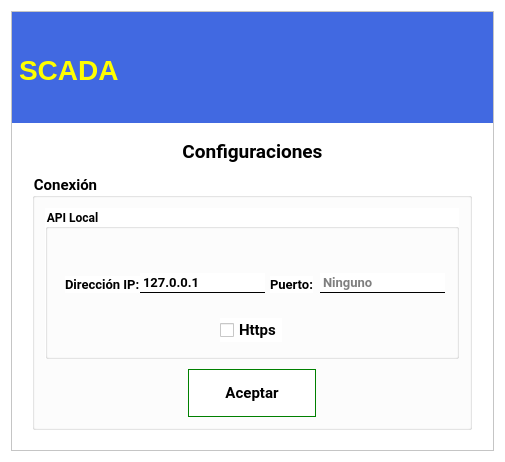
<?xml version="1.0" encoding="UTF-8"?>
<ui version="4.0">
 <class>APIModal</class>
 <widget class="QWidget" name="APIModal">
  <property name="windowModality">
   <enum>Qt::WindowModal</enum>
  </property>
  <property name="geometry">
   <rect>
    <x>0</x>
    <y>0</y>
    <width>505</width>
    <height>462</height>
   </rect>
  </property>
  <property name="sizePolicy">
   <sizepolicy hsizetype="Preferred" vsizetype="Maximum">
    <horstretch>0</horstretch>
    <verstretch>0</verstretch>
   </sizepolicy>
  </property>
  <property name="minimumSize">
   <size>
    <width>0</width>
    <height>0</height>
   </size>
  </property>
  <property name="font">
   <font>
    <family>Noto Serif</family>
    <pointsize>11</pointsize>
    <weight>75</weight>
    <bold>true</bold>
   </font>
  </property>
  <property name="contextMenuPolicy">
   <enum>Qt::NoContextMenu</enum>
  </property>
  <property name="windowTitle">
   <string>Sistema SCADA</string>
  </property>
  <property name="windowIcon">
   <iconset>
    <normaloff>../../../../../.designer/if_16_1751363.ico</normaloff>../../../../../.designer/if_16_1751363.ico</iconset>
  </property>
  <property name="styleSheet">
   <string notr="true">background-color: rgb(255, 255, 255);</string>
  </property>
  <property name="inputMethodHints">
   <set>Qt::ImhSensitiveData</set>
  </property>
  <layout class="QVBoxLayout" name="verticalLayout">
   <item>
    <widget class="QFrame" name="MainFrame">
     <property name="minimumSize">
      <size>
       <width>360</width>
       <height>0</height>
      </size>
     </property>
     <property name="frameShape">
      <enum>QFrame::StyledPanel</enum>
     </property>
     <property name="frameShadow">
      <enum>QFrame::Raised</enum>
     </property>
     <layout class="QVBoxLayout" name="verticalLayout_2">
      <property name="spacing">
       <number>0</number>
      </property>
      <property name="leftMargin">
       <number>0</number>
      </property>
      <property name="topMargin">
       <number>0</number>
      </property>
      <property name="rightMargin">
       <number>0</number>
      </property>
      <property name="bottomMargin">
       <number>20</number>
      </property>
      <item>
       <widget class="QFrame" name="TitleFrame">
        <property name="maximumSize">
         <size>
          <width>16777215</width>
          <height>111</height>
         </size>
        </property>
        <property name="frameShape">
         <enum>QFrame::NoFrame</enum>
        </property>
        <property name="frameShadow">
         <enum>QFrame::Plain</enum>
        </property>
        <layout class="QGridLayout" name="gridLayout">
         <property name="leftMargin">
          <number>0</number>
         </property>
         <property name="topMargin">
          <number>0</number>
         </property>
         <property name="rightMargin">
          <number>0</number>
         </property>
         <property name="bottomMargin">
          <number>0</number>
         </property>
         <property name="spacing">
          <number>0</number>
         </property>
         <item row="0" column="0">
          <widget class="QLabel" name="lblUDB">
           <property name="sizePolicy">
            <sizepolicy hsizetype="Maximum" vsizetype="Maximum">
             <horstretch>0</horstretch>
             <verstretch>0</verstretch>
            </sizepolicy>
           </property>
           <property name="minimumSize">
            <size>
             <width>0</width>
             <height>116</height>
            </size>
           </property>
           <property name="maximumSize">
            <size>
             <width>16777215</width>
             <height>116</height>
            </size>
           </property>
           <property name="styleSheet">
            <string notr="true">background-color: rgb(65, 105, 225);
margin:0px;</string>
           </property>
           <property name="frameShape">
            <enum>QFrame::NoFrame</enum>
           </property>
           <property name="text">
            <string/>
           </property>
           <property name="pixmap">
            <pixmap resource="../../resources/resources.qrc">:/source/img/logo.png</pixmap>
           </property>
           <property name="alignment">
            <set>Qt::AlignRight|Qt::AlignTrailing|Qt::AlignVCenter</set>
           </property>
          </widget>
         </item>
         <item row="0" column="2">
          <widget class="QFrame" name="ExitFrame">
           <property name="sizePolicy">
            <sizepolicy hsizetype="Maximum" vsizetype="Minimum">
             <horstretch>0</horstretch>
             <verstretch>0</verstretch>
            </sizepolicy>
           </property>
           <property name="minimumSize">
            <size>
             <width>0</width>
             <height>116</height>
            </size>
           </property>
           <property name="maximumSize">
            <size>
             <width>16777215</width>
             <height>116</height>
            </size>
           </property>
           <property name="styleSheet">
            <string notr="true">background-color: rgb(65, 105, 225);</string>
           </property>
           <property name="frameShape">
            <enum>QFrame::NoFrame</enum>
           </property>
           <property name="frameShadow">
            <enum>QFrame::Plain</enum>
           </property>
           <property name="lineWidth">
            <number>0</number>
           </property>
           <layout class="QGridLayout" name="gridLayout_4">
            <property name="leftMargin">
             <number>0</number>
            </property>
            <property name="topMargin">
             <number>0</number>
            </property>
            <property name="rightMargin">
             <number>0</number>
            </property>
            <property name="bottomMargin">
             <number>0</number>
            </property>
            <property name="spacing">
             <number>0</number>
            </property>
            <item row="0" column="1">
             <widget class="QPushButton" name="btnExit">
              <property name="sizePolicy">
               <sizepolicy hsizetype="Maximum" vsizetype="Maximum">
                <horstretch>0</horstretch>
                <verstretch>0</verstretch>
               </sizepolicy>
              </property>
              <property name="maximumSize">
               <size>
                <width>32</width>
                <height>32</height>
               </size>
              </property>
              <property name="layoutDirection">
               <enum>Qt::RightToLeft</enum>
              </property>
              <property name="text">
               <string/>
              </property>
              <property name="icon">
               <iconset resource="../../resources/resources.qrc">
                <normaloff>:/source/img/Cancelar.png</normaloff>:/source/img/Cancelar.png</iconset>
              </property>
              <property name="iconSize">
               <size>
                <width>24</width>
                <height>24</height>
               </size>
              </property>
              <property name="flat">
               <bool>true</bool>
              </property>
             </widget>
            </item>
            <item row="0" column="0" rowspan="2">
             <widget class="QLabel" name="lblIIE">
              <property name="sizePolicy">
               <sizepolicy hsizetype="Maximum" vsizetype="Preferred">
                <horstretch>0</horstretch>
                <verstretch>0</verstretch>
               </sizepolicy>
              </property>
              <property name="maximumSize">
               <size>
                <width>16777215</width>
                <height>116</height>
               </size>
              </property>
              <property name="styleSheet">
               <string notr="true">background-color: rgb(65, 105, 225);
margin:0px;</string>
              </property>
              <property name="text">
               <string/>
              </property>
              <property name="pixmap">
               <pixmap resource="../../resources/resources.qrc">:/source/img/iiie.png</pixmap>
              </property>
              <property name="scaledContents">
               <bool>false</bool>
              </property>
              <property name="alignment">
               <set>Qt::AlignCenter</set>
              </property>
             </widget>
            </item>
           </layout>
          </widget>
         </item>
         <item row="0" column="1">
          <widget class="QLabel" name="lblSCADA">
           <property name="sizePolicy">
            <sizepolicy hsizetype="Minimum" vsizetype="Maximum">
             <horstretch>0</horstretch>
             <verstretch>0</verstretch>
            </sizepolicy>
           </property>
           <property name="minimumSize">
            <size>
             <width>250</width>
             <height>116</height>
            </size>
           </property>
           <property name="maximumSize">
            <size>
             <width>16777215</width>
             <height>116</height>
            </size>
           </property>
           <property name="font">
            <font>
             <pointsize>21</pointsize>
             <weight>75</weight>
             <bold>true</bold>
            </font>
           </property>
           <property name="autoFillBackground">
            <bool>false</bool>
           </property>
           <property name="styleSheet">
            <string notr="true">color: rgb(255, 255, 0);background-color: rgb(65, 105, 225);
margin:0px;</string>
           </property>
           <property name="text">
            <string>SCADA</string>
           </property>
          </widget>
         </item>
        </layout>
       </widget>
      </item>
      <item>
       <widget class="QLabel" name="lblTitle">
        <property name="sizePolicy">
         <sizepolicy hsizetype="Minimum" vsizetype="Maximum">
          <horstretch>0</horstretch>
          <verstretch>0</verstretch>
         </sizepolicy>
        </property>
        <property name="maximumSize">
         <size>
          <width>16777215</width>
          <height>51</height>
         </size>
        </property>
        <property name="font">
         <font>
          <family>Roboto</family>
          <pointsize>14</pointsize>
          <weight>75</weight>
          <bold>true</bold>
         </font>
        </property>
        <property name="styleSheet">
         <string notr="true">margin-top:5px;</string>
        </property>
        <property name="text">
         <string>Configuraciones</string>
        </property>
        <property name="alignment">
         <set>Qt::AlignCenter</set>
        </property>
       </widget>
      </item>
      <item alignment="Qt::AlignHCenter">
       <widget class="QGroupBox" name="ContentBox">
        <property name="sizePolicy">
         <sizepolicy hsizetype="Preferred" vsizetype="Preferred">
          <horstretch>0</horstretch>
          <verstretch>0</verstretch>
         </sizepolicy>
        </property>
        <property name="minimumSize">
         <size>
          <width>440</width>
          <height>0</height>
         </size>
        </property>
        <property name="font">
         <font>
          <family>Roboto</family>
          <pointsize>11</pointsize>
          <weight>75</weight>
          <bold>true</bold>
         </font>
        </property>
        <property name="styleSheet">
         <string notr="true">background-color: rgb(255, 255, 255);</string>
        </property>
        <property name="title">
         <string>Conexión</string>
        </property>
        <property name="alignment">
         <set>Qt::AlignBottom|Qt::AlignJustify</set>
        </property>
        <property name="flat">
         <bool>true</bool>
        </property>
        <layout class="QVBoxLayout" name="ContentLayout">
         <property name="spacing">
          <number>10</number>
         </property>
         <property name="leftMargin">
          <number>10</number>
         </property>
         <property name="topMargin">
          <number>10</number>
         </property>
         <property name="rightMargin">
          <number>10</number>
         </property>
         <property name="bottomMargin">
          <number>10</number>
         </property>
         <item>
          <widget class="QGroupBox" name="ContentAPILocal">
           <property name="font">
            <font>
             <family>Roboto</family>
             <weight>75</weight>
             <bold>true</bold>
            </font>
           </property>
           <property name="title">
            <string>API Local</string>
           </property>
           <widget class="QLabel" name="lblIPLocal">
            <property name="geometry">
             <rect>
              <x>20</x>
              <y>68</y>
              <width>75</width>
              <height>17</height>
             </rect>
            </property>
            <property name="font">
             <font>
              <family>Roboto</family>
              <pointsize>10</pointsize>
              <weight>75</weight>
              <bold>true</bold>
             </font>
            </property>
            <property name="lineWidth">
             <number>0</number>
            </property>
            <property name="text">
             <string>Dirección IP:</string>
            </property>
           </widget>
           <widget class="QLineEdit" name="txtIPLocal">
            <property name="geometry">
             <rect>
              <x>95</x>
              <y>65</y>
              <width>125</width>
              <height>20</height>
             </rect>
            </property>
            <property name="font">
             <font>
              <family>Roboto</family>
              <pointsize>10</pointsize>
              <weight>75</weight>
              <bold>true</bold>
             </font>
            </property>
            <property name="styleSheet">
             <string notr="true">border-bottom:1px solid black;border-top:none;</string>
            </property>
            <property name="text">
             <string>127.0.0.1</string>
            </property>
           </widget>
           <widget class="QLabel" name="lblPuertoLocal">
            <property name="geometry">
             <rect>
              <x>225</x>
              <y>68</y>
              <width>43</width>
              <height>17</height>
             </rect>
            </property>
            <property name="font">
             <font>
              <family>Roboto</family>
              <pointsize>10</pointsize>
              <weight>75</weight>
              <bold>true</bold>
             </font>
            </property>
            <property name="lineWidth">
             <number>0</number>
            </property>
            <property name="text">
             <string>Puerto:</string>
            </property>
           </widget>
           <widget class="QLineEdit" name="txtPuertoLocal">
            <property name="geometry">
             <rect>
              <x>275</x>
              <y>65</y>
              <width>125</width>
              <height>20</height>
             </rect>
            </property>
            <property name="font">
             <font>
              <family>Roboto</family>
              <pointsize>10</pointsize>
              <weight>75</weight>
              <bold>true</bold>
             </font>
            </property>
            <property name="styleSheet">
             <string notr="true">border-bottom:1px solid black;border-top:none;</string>
            </property>
            <property name="text">
             <string/>
            </property>
            <property name="placeholderText">
             <string>Ninguno</string>
            </property>
           </widget>
           <widget class="QCheckBox" name="checkSSL">
            <property name="geometry">
             <rect>
              <x>175</x>
              <y>110</y>
              <width>62</width>
              <height>24</height>
             </rect>
            </property>
            <property name="font">
             <font>
              <family>Roboto</family>
              <pointsize>11</pointsize>
              <weight>75</weight>
              <bold>true</bold>
             </font>
            </property>
            <property name="text">
             <string>Https</string>
            </property>
           </widget>
          </widget>
         </item>
         <item alignment="Qt::AlignHCenter">
          <widget class="QPushButton" name="btnAceptar">
           <property name="minimumSize">
            <size>
             <width>128</width>
             <height>48</height>
            </size>
           </property>
           <property name="maximumSize">
            <size>
             <width>128</width>
             <height>48</height>
            </size>
           </property>
           <property name="font">
            <font>
             <family>Roboto</family>
             <pointsize>11</pointsize>
             <weight>75</weight>
             <bold>true</bold>
            </font>
           </property>
           <property name="styleSheet">
            <string notr="true">border:1px solid green;</string>
           </property>
           <property name="text">
            <string>Aceptar</string>
           </property>
           <property name="icon">
            <iconset resource="../../resources/resources.qrc">
             <normaloff>:/source/img/OK.png</normaloff>:/source/img/OK.png</iconset>
           </property>
           <property name="iconSize">
            <size>
             <width>24</width>
             <height>24</height>
            </size>
           </property>
           <property name="shortcut">
            <string notr="true"/>
           </property>
           <property name="checkable">
            <bool>false</bool>
           </property>
           <property name="flat">
            <bool>true</bool>
           </property>
          </widget>
         </item>
        </layout>
       </widget>
      </item>
     </layout>
    </widget>
   </item>
  </layout>
 </widget>
 <resources>
  <include location="../../resources/resources.qrc"/>
  <include location="../../resources/resources.qrc"/>
  <include location="../../resources/resources.qrc"/>
 </resources>
 <connections/>
</ui>
